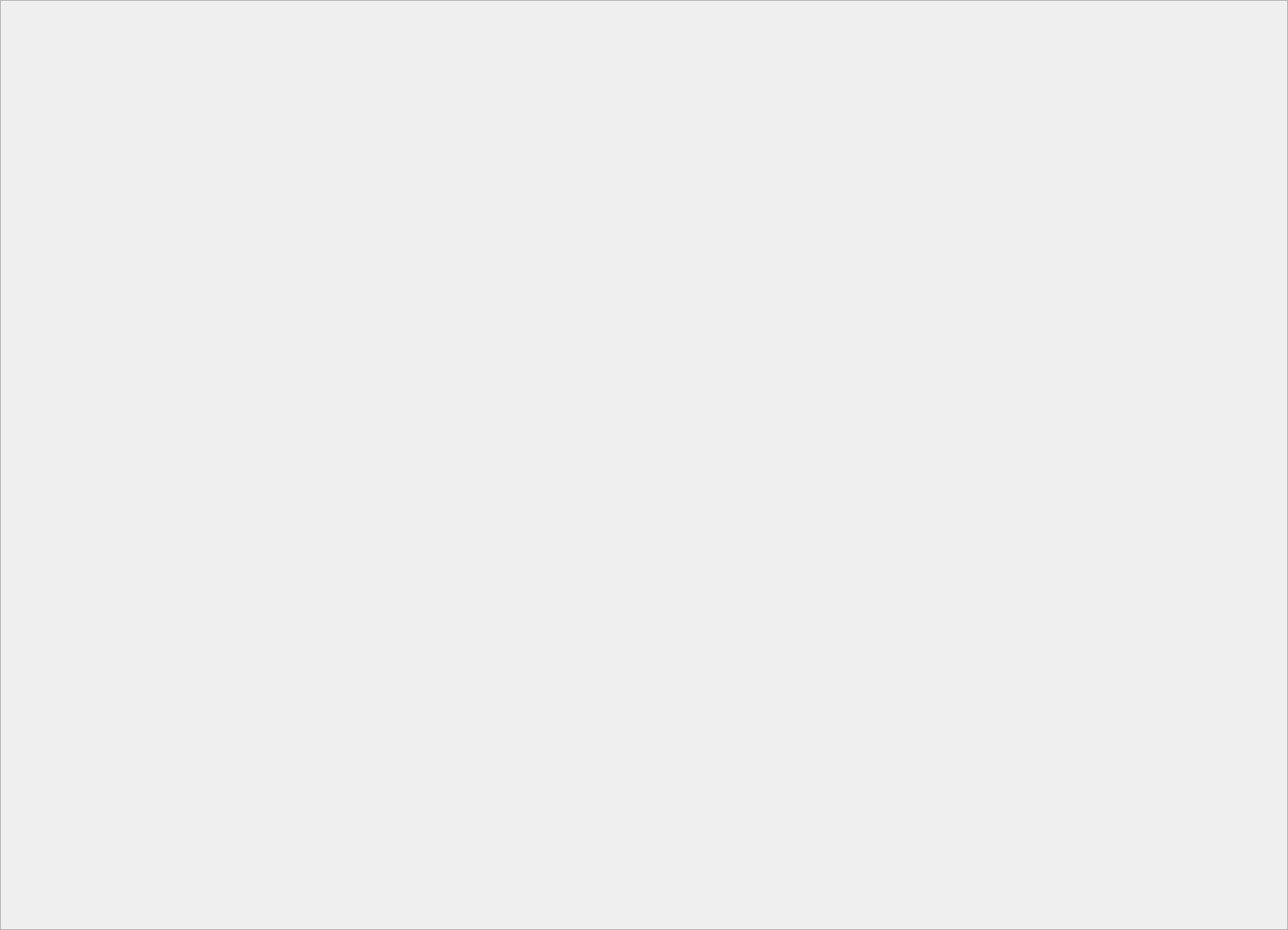
<?xml version="1.0" encoding="UTF-8"?>
<ui version="4.0">
 <class>ScrollInfoDev</class>
 <widget class="QScrollArea" name="ScrollInfoDev">
  <property name="geometry">
   <rect>
    <x>0</x>
    <y>0</y>
    <width>1440</width>
    <height>1040</height>
   </rect>
  </property>
  <property name="minimumSize">
   <size>
    <width>1440</width>
    <height>1040</height>
   </size>
  </property>
  <property name="maximumSize">
   <size>
    <width>1440</width>
    <height>1040</height>
   </size>
  </property>
  <property name="windowTitle">
   <string>ScrollArea</string>
  </property>
  <property name="styleSheet">
   <string notr="true">background-color: rgb(204, 204, 204);
background-image: url(:/res/img/dragon.png);
vertical {
      border: 2px solid grey;
      background: #32CC99;
      width: 15px;
      margin: 22px 0 22px 0;
}</string>
  </property>
 </widget>
 <resources/>
 <connections/>
</ui>
